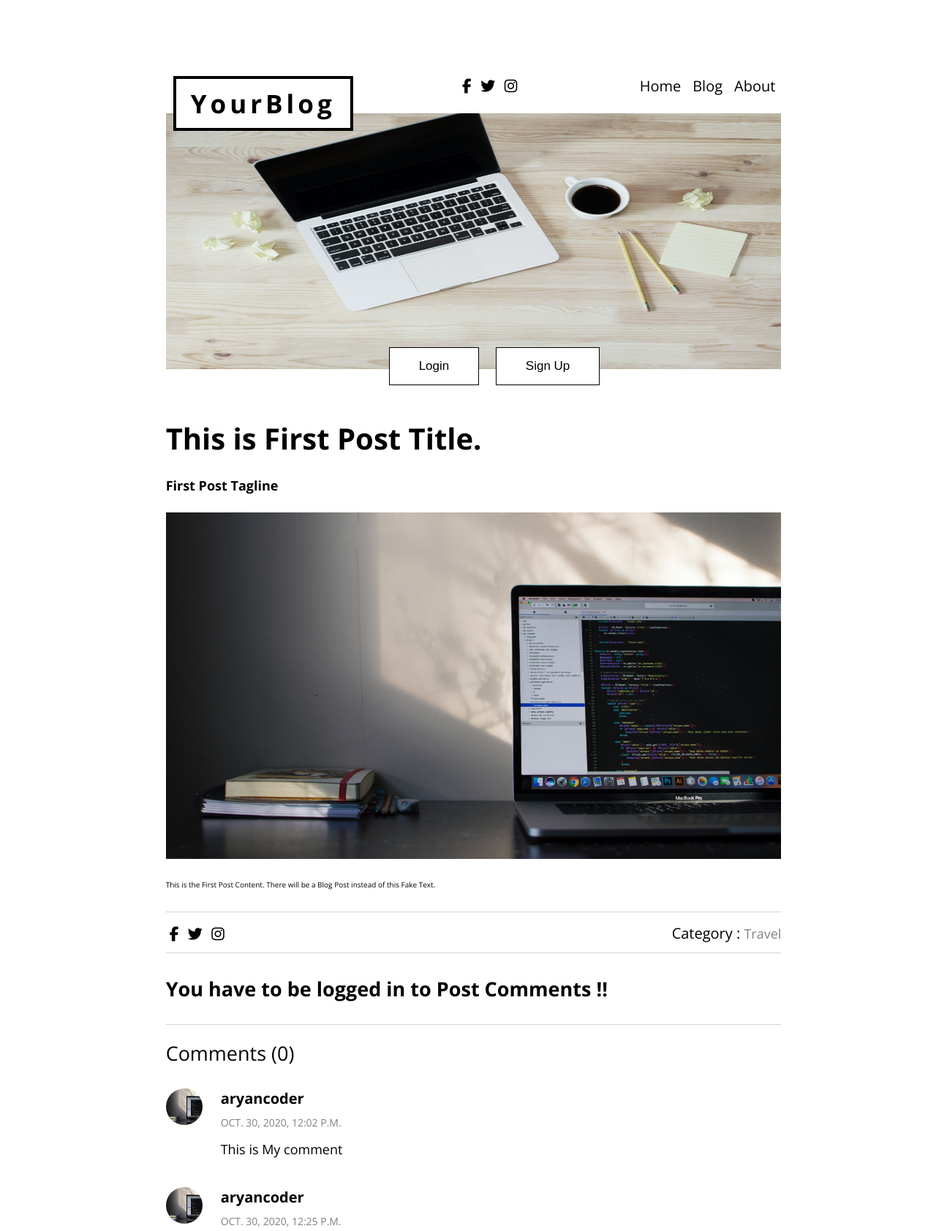
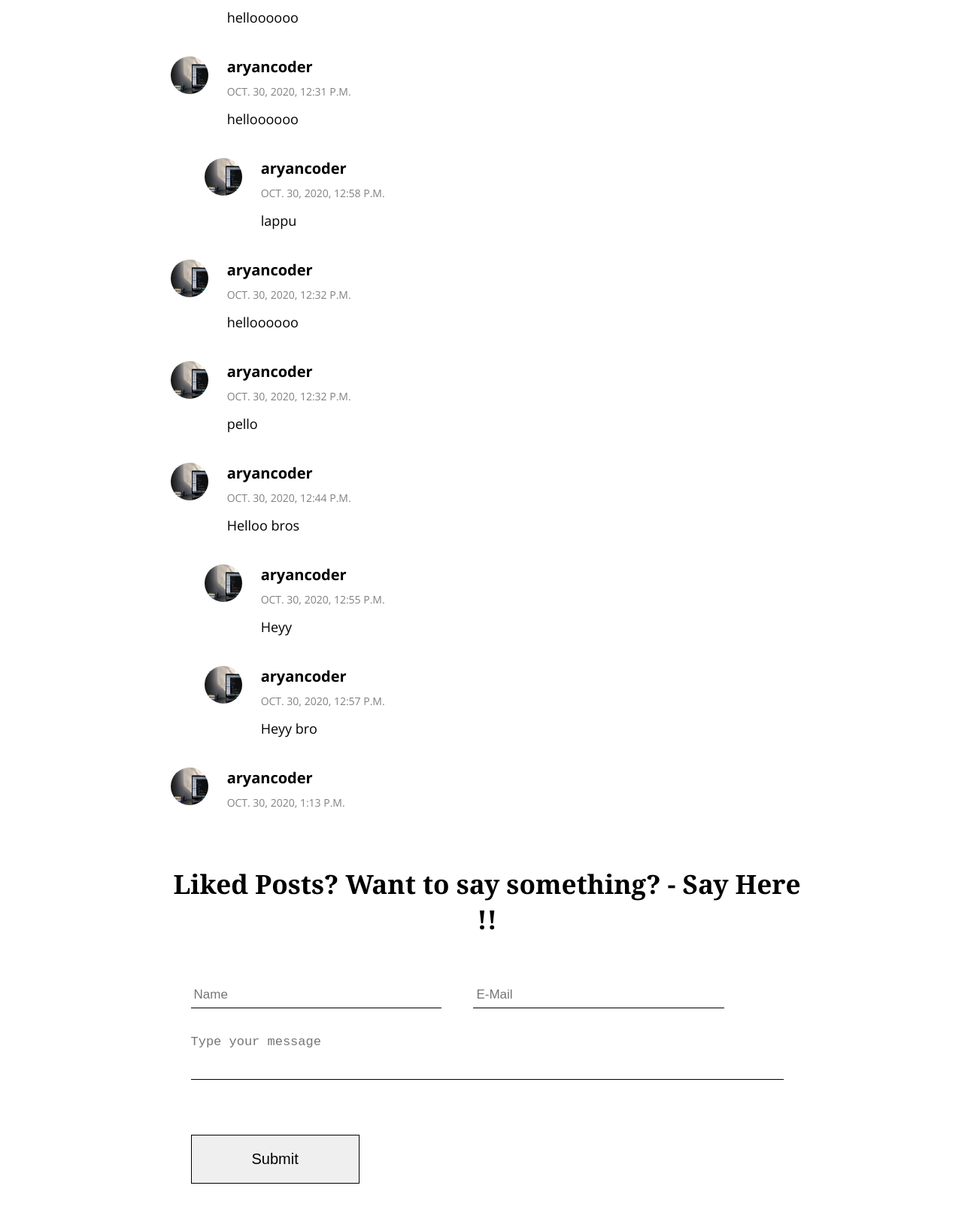
Page /blog/Travel/first-post (upper part) on the committed database (2 pictures, top to bottom).
### blog/models.py (models this page shows, shortened)
class Post(models.Model):
    serial_no = models.AutoField(primary_key=True)
    title = models.CharField(max_length=120, null=False)
    tagline = models.CharField(max_length=100)
    slug = models.SlugField(max_length=50, null=False)
    author = models.CharField(max_length=50, null=False)
    category = models.CharField(max_length=20, default="", null=False)
    content = models.TextField()
    thumbnail_image = models.ImageField(upload_to = "blog", blank= True)
    timestamp = models.DateTimeField(default=now)

class BlogComment(models.Model):
    serial_no = models.AutoField(primary_key=True)
    comment = models.TextField()
    user = models.ForeignKey(User, on_delete=models.CASCADE)
    post = models.ForeignKey(Post, on_delete= models.CASCADE)
    parent = models.ForeignKey("self", on_delete=models.CASCADE, null=True)
    timestamp = models.DateTimeField(default=now)

### blog/views.py (the view)
# urls.py: path("<str:category>/<str:slug>", views.blogPost, name="blogPost")
def blogPost(request, category, slug):
    post = Post.objects.filter(slug= slug, category=category).first()
    comments = BlogComment.objects.filter(post=post, parent=None)
    replies = BlogComment.objects.filter(post=post).exclude(parent=None)
    replyDict = {}
    for reply in replies:
        if reply.parent.serial_no not in replyDict.keys():
            replyDict[reply.parent.serial_no] = [reply]
        else:
            replyDict[reply.parent.serial_no].append(reply)
    context = {"post":post, "comments":comments, "replyDict":replyDict}
    return render(request, "blog/post.html", context)

### blog/templatetags/extras.py (called while the page is built)
@register.filter(name = "get_val")
def get_val(dict, keys):
    return dict.get(keys)

### templates/blog/post.html (shortened to what this page needs)
{% extends 'base.html' %}
{% block body %}
{% load extras %}
<div class="container">
    <div class="blog-post-content-div">
        <div class="post-title-tagline-div">
            <h1 class="lg-heading">{{post.title}}</h1>
            <h3 class="sm-heading">{{post.tagline}}</h3>
        </div>
        <div class="post-header-image">
            <img src="{{post.thumbnail_image}}" alt="{{post.title}} Header image">
        </div>
        <div class="post-content-by-tinymce">
            {{post.content|safe}}
        </div>
        <div class="post-hr"></div>
        <div class="below-post-hr flex">
            <div class="social-icons">
                <i class="fab fa-facebook-f fa-2x icon"></i>
                <i class="fab fa-twitter fa-2x icon"></i>
                <i class="fab fa-instagram fa-2x icon"></i>
            </div>
            <div class="category-h3 sm-heading">Category : <span
                    style="color: grey; font-size: 18px;">{{post.category|title}}</span></div>
        </div>
        <div class="post-hr" style="margin-top: 10px; margin-bottom: 30px;"></div>
        {% if user.is_authenticated %}
        <div class="comment-section" id="comment-b" style="margin-top: 25px;">
            <div class="comment-box flex-column-no-center">
                <form action="/blog/postComment" method="POST">{% csrf_token %}
                    <h2 class="md-heading text-left">Leave a comment :</h2>
                    <textarea class="comment-textarea" name="comment-textarea" id="" cols="30" rows="10"></textarea>
                    <input type="hidden" name="postSerial" value="{{post.serial_no}}">
                    <input type="hidden" name="parentSerial" value="">
                    <button type="submit" class="btn-primary comment-submit" id="">Submit</button>
                </form>
            </div>
        </div>
        {% else %}
        <h2 class="md-heading">You have to be logged in to Post Comments !!</h2>
        {% endif %}
        <div class="post-hr" style="margin-bottom: 20px;"></div>
        <div class="md-heading" style="margin-bottom: 30px;">Comments (0)</div>
    </div>
    {% for comment in comments %}
    <div class="comment-reply-div flex">
        <div class="comment-user-img">
            <img src="/media/{{post.thumbnail_image}}" alt="" style="width: 50px; height: 50px; border-radius: 100%;">
        </div>
        <div class="comment-show flex-column-no-center" style="margin-left: 25px; width: 100%;">
            <h2 class="sm-heading">{{comment.user.username}}</h2>
            <p class="comment-timestamp">{{comment.timestamp}}</p>
            <p class="comment-text">{{comment.comment}}</p>
        </div>
    </div>
    {% for reply in replyDict|get_val:comment.serial_no %}
    <div class="reply-div" id="reply-b{{comment.serial_no}}" style="margin-left: 45px;">
        <div class="comment-reply-div flex">
            <div class="comment-user-img">
                <img src="{{post.thumbnail_image}}" alt=""
                    style="width: 50px; height: 50px; border-radius: 100%;">
            </div>
            <div class="comment-show flex-column-no-center" style="margin-left: 25px;">
                <h2 class="sm-heading">{{reply.user.username}}</h2>
                <p class="comment-timestamp">{{reply.timestamp}}</p>
                <p class="comment-text">{{reply.comment}}</p>
            </div>
        </div>
    </div>
    {% endfor %}
    {% endfor %}
</div>
{% endblock body %}

### static/home/css/style.css (style rules this page uses)
* { box-sizing: border-box; margin: 0; padding: 0; }
html { font-size: 62.5%; font-family: 'Open Sans', sans-serif; }
img { display: inline-block; }
.container { max-width: 1100px; width: 65%; margin: 0 auto; }
.flex { display: flex; }
.flex-column-no-center { display: flex; flex-direction: column; }
.lg-heading { font-size: 3.5rem; }
.md-heading { font-size: 2.7rem; }
.sm-heading { font-size: 2rem; }
.icon { padding: 5px; }
.post-title-tagline-div { margin-top: 15px; }
.blog-post-content-div h1 { font-size: 40px; }
.blog-post-content-div h3 { font-size: 18px; margin-top: 25px; }
.post-header-image img { width: 100%; margin-top: 25px; }
.post-content-by-tinymce { margin-top: 25px; }
.below-post-hr { justify-content: space-between; }
.post-hr { border-bottom: 1px solid lightgray; margin-top: 30px; margin-bottom: 15px; }
.comment-reply-div { margin-bottom: 40px; }
.comment-timestamp { text-transform: uppercase; margin: 10px 0; color: grey; font-size: 14px; }
.comment-text { font-size: 18px; margin-top: 5px; }

### rows in the picture
Post: title "This is First Post Title.", tagline "First Post Tagline", thumbnail_image (picture), content "This is the First Post Content. There will be a Blog Post instead of this Fake Text.", category "Travel"
BlogComment: thumbnail_image (picture), user.username "aryancoder", timestamp "OCT. 30, 2020, 12:02 P.M.", comment "This is My comment"
BlogComment: thumbnail_image (picture), user.username "aryancoder", timestamp "OCT. 30, 2020, 12:25 P.M.", comment "helloooooo"
BlogComment: thumbnail_image (picture), user.username "aryancoder", timestamp "OCT. 30, 2020, 12:31 P.M.", comment "helloooooo"
BlogComment: thumbnail_image (picture), user.username "aryancoder", timestamp "OCT. 30, 2020, 12:58 P.M.", comment "lappu"
BlogComment: thumbnail_image (picture), user.username "aryancoder", timestamp "OCT. 30, 2020, 12:32 P.M.", comment "helloooooo"
BlogComment: thumbnail_image (picture), user.username "aryancoder", timestamp "OCT. 30, 2020, 12:32 P.M.", comment "pello"
BlogComment: thumbnail_image (picture), user.username "aryancoder", timestamp "OCT. 30, 2020, 12:44 P.M.", comment "Helloo bros"
BlogComment: thumbnail_image (picture), user.username "aryancoder", timestamp "OCT. 30, 2020, 12:55 P.M.", comment "Heyy"
BlogComment: thumbnail_image (picture), user.username "aryancoder", timestamp "OCT. 30, 2020, 12:57 P.M.", comment "Heyy bro"
BlogComment: thumbnail_image (picture), user.username "aryancoder", timestamp "OCT. 30, 2020, 1:13 P.M."
